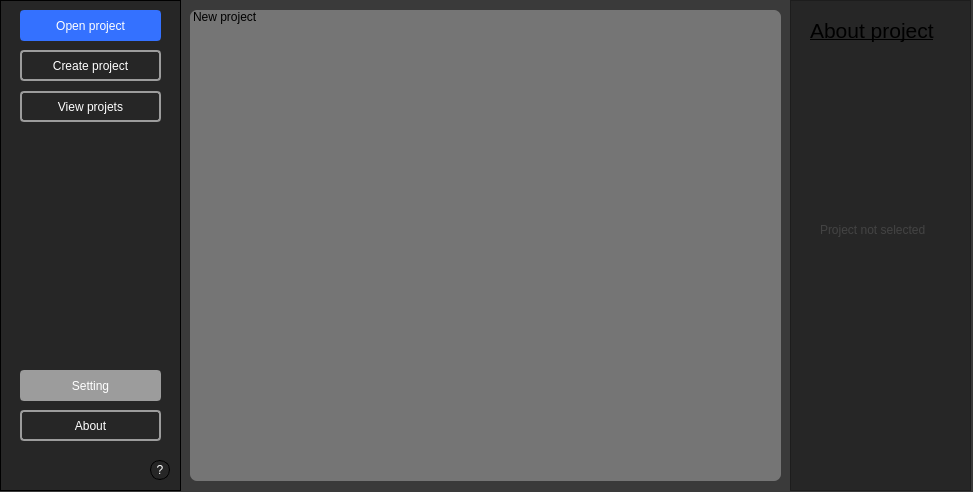
<?xml version="1.0" encoding="UTF-8"?>
<ui version="4.0">
 <class>mainwindow</class>
 <widget class="QWidget" name="mainwindow">
  <property name="geometry">
   <rect>
    <x>0</x>
    <y>0</y>
    <width>973</width>
    <height>492</height>
   </rect>
  </property>
  <property name="windowTitle">
   <string>Unix Engine</string>
  </property>
  <property name="styleSheet">
   <string notr="true">background-color: rgb(58, 58, 58);</string>
  </property>
  <widget class="QFrame" name="frame">
   <property name="geometry">
    <rect>
     <x>0</x>
     <y>0</y>
     <width>181</width>
     <height>491</height>
    </rect>
   </property>
   <property name="sizePolicy">
    <sizepolicy hsizetype="Maximum" vsizetype="Preferred">
     <horstretch>1</horstretch>
     <verstretch>1</verstretch>
    </sizepolicy>
   </property>
   <property name="styleSheet">
    <string notr="true">background-color: rgb(38, 38, 38);
border: 1px solid;
border-color: black;</string>
   </property>
   <property name="frameShape">
    <enum>QFrame::Shape::StyledPanel</enum>
   </property>
   <property name="frameShadow">
    <enum>QFrame::Shadow::Raised</enum>
   </property>
   <widget class="QPushButton" name="button_openProject">
    <property name="geometry">
     <rect>
      <x>20</x>
      <y>10</y>
      <width>141</width>
      <height>31</height>
     </rect>
    </property>
    <property name="sizePolicy">
     <sizepolicy hsizetype="Maximum" vsizetype="Fixed">
      <horstretch>1</horstretch>
      <verstretch>1</verstretch>
     </sizepolicy>
    </property>
    <property name="cursor">
     <cursorShape>PointingHandCursor</cursorShape>
    </property>
    <property name="styleSheet">
     <string notr="true">color: white;
border: 2px solid;
border-radius: 4px;
border-color: rgb(52, 113, 255);
background-color: rgb(52, 113, 255);</string>
    </property>
    <property name="text">
     <string>Open project</string>
    </property>
   </widget>
   <widget class="QPushButton" name="button_createProject">
    <property name="geometry">
     <rect>
      <x>20</x>
      <y>50</y>
      <width>141</width>
      <height>31</height>
     </rect>
    </property>
    <property name="sizePolicy">
     <sizepolicy hsizetype="Maximum" vsizetype="Fixed">
      <horstretch>1</horstretch>
      <verstretch>1</verstretch>
     </sizepolicy>
    </property>
    <property name="cursor">
     <cursorShape>PointingHandCursor</cursorShape>
    </property>
    <property name="styleSheet">
     <string notr="true">color: white;
border: 2px solid;
border-radius: 4px;
border-color: rgb(156, 156, 156);</string>
    </property>
    <property name="text">
     <string>Create project</string>
    </property>
   </widget>
   <widget class="QPushButton" name="button_viewProject">
    <property name="geometry">
     <rect>
      <x>20</x>
      <y>91</y>
      <width>141</width>
      <height>31</height>
     </rect>
    </property>
    <property name="sizePolicy">
     <sizepolicy hsizetype="Maximum" vsizetype="Fixed">
      <horstretch>1</horstretch>
      <verstretch>1</verstretch>
     </sizepolicy>
    </property>
    <property name="cursor">
     <cursorShape>PointingHandCursor</cursorShape>
    </property>
    <property name="styleSheet">
     <string notr="true">color: white;
border: 2px solid;
border-radius: 4px;
border-color: rgb(156, 156, 156);</string>
    </property>
    <property name="text">
     <string>View projets</string>
    </property>
   </widget>
   <widget class="QPushButton" name="button_help">
    <property name="geometry">
     <rect>
      <x>150</x>
      <y>460</y>
      <width>20</width>
      <height>20</height>
     </rect>
    </property>
    <property name="sizePolicy">
     <sizepolicy hsizetype="Maximum" vsizetype="Fixed">
      <horstretch>1</horstretch>
      <verstretch>1</verstretch>
     </sizepolicy>
    </property>
    <property name="styleSheet">
     <string notr="true">color: white;
border-radius: 10px;</string>
    </property>
    <property name="text">
     <string>?</string>
    </property>
   </widget>
   <widget class="QPushButton" name="button_viewProject_2">
    <property name="geometry">
     <rect>
      <x>20</x>
      <y>370</y>
      <width>141</width>
      <height>31</height>
     </rect>
    </property>
    <property name="sizePolicy">
     <sizepolicy hsizetype="Maximum" vsizetype="Fixed">
      <horstretch>1</horstretch>
      <verstretch>1</verstretch>
     </sizepolicy>
    </property>
    <property name="cursor">
     <cursorShape>PointingHandCursor</cursorShape>
    </property>
    <property name="styleSheet">
     <string notr="true">color: white;
border: 2px solid;
border-radius: 4px;
border-color: rgb(156, 156, 156);
background-color: rgb(156, 156, 156);</string>
    </property>
    <property name="text">
     <string>Setting</string>
    </property>
   </widget>
   <widget class="QPushButton" name="button_viewProject_3">
    <property name="geometry">
     <rect>
      <x>20</x>
      <y>410</y>
      <width>141</width>
      <height>31</height>
     </rect>
    </property>
    <property name="sizePolicy">
     <sizepolicy hsizetype="Maximum" vsizetype="Fixed">
      <horstretch>1</horstretch>
      <verstretch>1</verstretch>
     </sizepolicy>
    </property>
    <property name="cursor">
     <cursorShape>PointingHandCursor</cursorShape>
    </property>
    <property name="styleSheet">
     <string notr="true">color: white;
border: 2px solid;
border-radius: 4px;
border-color: rgb(156, 156, 156);</string>
    </property>
    <property name="text">
     <string>About</string>
    </property>
   </widget>
  </widget>
  <widget class="QListWidget" name="Projects">
   <property name="geometry">
    <rect>
     <x>190</x>
     <y>10</y>
     <width>591</width>
     <height>471</height>
    </rect>
   </property>
   <property name="sizePolicy">
    <sizepolicy hsizetype="Maximum" vsizetype="Expanding">
     <horstretch>1</horstretch>
     <verstretch>1</verstretch>
    </sizepolicy>
   </property>
   <property name="styleSheet">
    <string notr="true">background-color: rgb(117, 117, 117); 
border-radius: 7px; </string>
   </property>
   <item>
    <property name="text">
     <string>New project</string>
    </property>
   </item>
  </widget>
  <widget class="QFrame" name="about_project">
   <property name="geometry">
    <rect>
     <x>790</x>
     <y>0</y>
     <width>181</width>
     <height>491</height>
    </rect>
   </property>
   <property name="sizePolicy">
    <sizepolicy hsizetype="Maximum" vsizetype="Preferred">
     <horstretch>1</horstretch>
     <verstretch>1</verstretch>
    </sizepolicy>
   </property>
   <property name="styleSheet">
    <string notr="true">background-color: rgb(38, 38, 38);</string>
   </property>
   <property name="frameShape">
    <enum>QFrame::Shape::StyledPanel</enum>
   </property>
   <property name="frameShadow">
    <enum>QFrame::Shadow::Raised</enum>
   </property>
   <widget class="QLabel" name="About">
    <property name="geometry">
     <rect>
      <x>20</x>
      <y>10</y>
      <width>141</width>
      <height>41</height>
     </rect>
    </property>
    <property name="styleSheet">
     <string notr="true"/>
    </property>
    <property name="text">
     <string>&lt;html&gt;&lt;head/&gt;&lt;body&gt;&lt;p&gt;&lt;span style=&quot; font-size:16pt; text-decoration: underline;&quot;&gt;About project&lt;/span&gt;&lt;/p&gt;&lt;/body&gt;&lt;/html&gt;</string>
    </property>
   </widget>
   <widget class="QLabel" name="label">
    <property name="geometry">
     <rect>
      <x>30</x>
      <y>220</y>
      <width>121</width>
      <height>20</height>
     </rect>
    </property>
    <property name="styleSheet">
     <string notr="true">color: rgb(67, 67, 67);</string>
    </property>
    <property name="text">
     <string>Project not selected</string>
    </property>
   </widget>
  </widget>
 </widget>
 <resources/>
 <connections/>
</ui>
